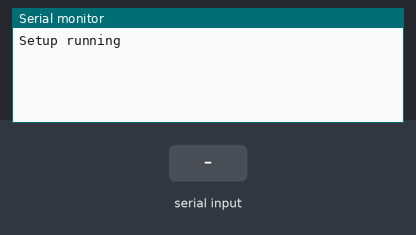
A sketch run on a simulated Arduino Uno, built with avr-gcc and run on an emulated ATmega328P. On the bench: the last lines printed to the serial monitor. The inputs (shaded band) are chosen by the test bench.

Above: at 1.2 s.
1.3 s: "1" received over the second serial link
At 2.5 s:
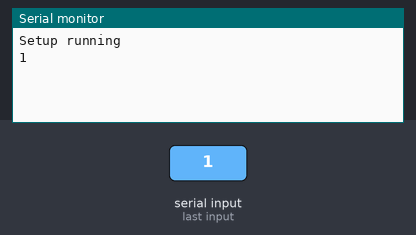
2.8 s: "0" received over the second serial link
At 3.7 s:
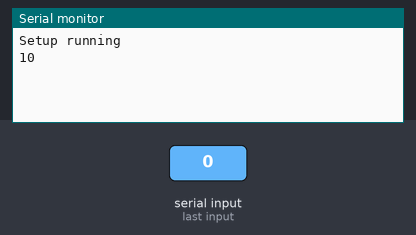

The sketch:

bluetooth_config.ino
```cpp
#include <SoftwareSerial.h>

SoftwareSerial mySerial(10, 11); // RX, TX

void setup() {
  // Open serial communications and wait for port to open:
  Serial.begin(9600);
  while (!Serial) {
    ; // wait for serial port to connect. Needed for native USB port only
  }


  Serial.println("Setup running");

  // set the data rate for the SoftwareSerial port
  mySerial.begin(38400);

}

void loop() { // run over and over
  if (mySerial.available()) {
    Serial.write(mySerial.read());
  }
  if (Serial.available()) {
    mySerial.write(Serial.read());
  }
}
```

Measured:
- after the input at 1.3 s, the serial monitor: prints a new line at once (image 1)
- after the input at 2.8 s, the serial monitor: prints a new line at once (image 2)
